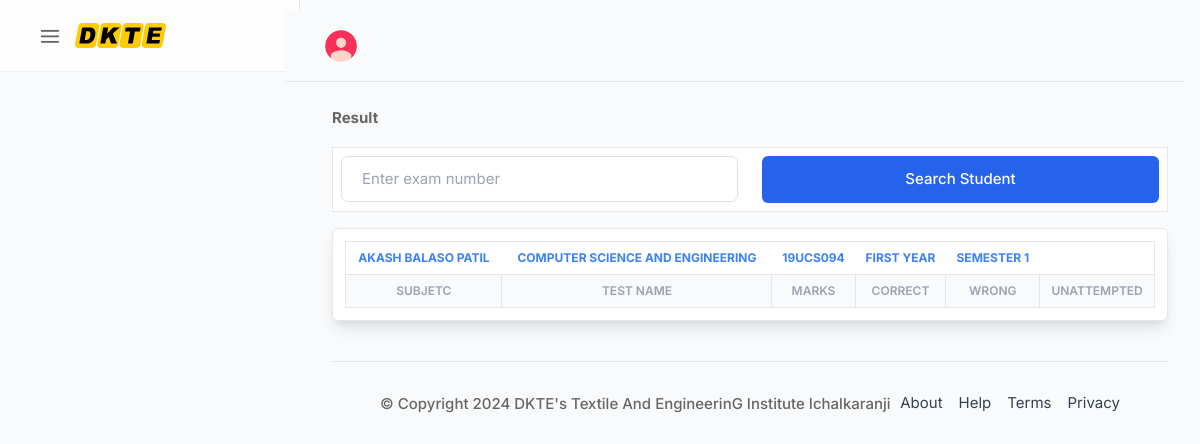
Screenshot of /institute-section/result-student.php?student=19UCS094 (signed in) with the database file from the repository.
### tables this page shows
CREATE TABLE `students` (
  `id` int(10) NOT NULL,
  `fname` varchar(100) NOT NULL,
  `mname` varchar(100) NOT NULL,
  `lname` varchar(100) NOT NULL,
  `email` varchar(100) NOT NULL,
  `dob` varchar(100) NOT NULL,
  `dept_id` varchar(100) NOT NULL,
  `year_id` varchar(100) NOT NULL,
  `sem_id` varchar(100) NOT NULL,
  `exam_num` varchar(100) NOT NULL,
  `password` varchar(250) NOT NULL,
  `student_id` varchar(100) NOT NULL
);

CREATE TABLE `departments` (
  `id` int(10) NOT NULL,
  `dept_id` varchar(250) NOT NULL,
  `dept_name` varchar(250) NOT NULL
);

CREATE TABLE `class_years` (
  `id` int(10) NOT NULL,
  `year_id` varchar(250) NOT NULL,
  `year_name` varchar(250) NOT NULL
);

CREATE TABLE `semesters` (
  `id` int(10) NOT NULL,
  `sem_id` varchar(100) NOT NULL,
  `sem_name` varchar(250) NOT NULL
);

### institute-section/result-student.php (the view, shortened to what this page needs)
<?php
include("connection.php");
?>
<!DOCTYPE html>
<html lang="en">
<head>
    <?php include("css.php"); ?>
</head>
<body>
    <div id="wrapper" class="is-verticle">
        <?php include("header.php"); ?>
        <div class="main_content">
            <div class="lg:p-8 p-5">
                <p class="font-bold"> Result </p>
                <form action="" method="GET" class="grid sm:grid-cols-2 gap-x-6 gap-y-4 mt-4 bg-white p-2 border">
                    <div>
                        <input type="text" class="with-border" name="student" placeholder="Enter exam number">
                    </div>
                    <div>
                        <button style="width:100%" type="submit" name="submit" id="submit" class="bg-blue-600 text-white flex font-medium items-center justify-center py-3 rounded-md hover:text-white">
                            Search Student
                        </button>
                    </div>
                </form>
                <div class="mt-4 w-full mx-auto bg-white shadow-lg rounded-md border border-gray-200">
                    <?php
                    if (isset($_GET['student'])) {
                        $roll = $_GET['student'];
                        $query = "SELECT * FROM students WHERE exam_num='$roll'";
                        $results = $db->query($query);
                        $rows = $results->fetch_array();
                        $fname = $rows['fname'];
                        $mname = $rows['mname'];
                        $lname = $rows['lname'];
                        $year = $rows['year_id'];
                        $dept = $rows['dept_id'];
                        $sem = $rows['sem_id'];
                        $sqld = "SELECT dept_name FROM departments WHERE dept_id = '$dept' ";
                        $sql_rund = $db->query($sqld);
                        $rowsd = $sql_rund->fetch_assoc();
                        $dn = $rowsd['dept_name'];
                        $sqly = "SELECT year_name FROM class_years WHERE  year_id = '$year' ";
                        $sql_runy = $db->query($sqly);
                        $rowsy = $sql_runy->fetch_assoc();
                        $yn = $rowsy['year_name'];
                        $sqls = "SELECT sem_name FROM semesters WHERE sem_id = '$sem' ";
                        $sql_runs = $db->query($sqls);
                        $rowss = $sql_runs->fetch_assoc();
                        $sn = $rowss['sem_name'];
                    ?>
                        <div class="p-3">
                            <div class="overflow-x-auto no-scrollbar">
                                <table class="table-auto w-full no-scrollbar border">
                                    <thead class="text-xs font-semibold uppercase">
                                        <tr>
                                            <th class="p-2 whitespace-nowrap ">
                                                <div class="text-center text-blue-500 font-bold"><?php echo $fname . " " . $mname . " " . $lname ?></div>
                                            </th>
                                            <th class="p-2 whitespace-nowrap ">
                                                <div class="text-center text-blue-500 font-bold"><?php echo $dn ?></div>
                                            </th>
                                            <th class="p-2 whitespace-nowrap ">
                                                <div class="text-center text-blue-500 font-bold"><?php echo $roll ?></div>
                                            </th>
                                            <th class="p-2 whitespace-nowrap ">
                                                <div class="text-center text-blue-500 font-bold"><?php echo $yn ?></div>
                                            </th>
                                            <th class="p-2 whitespace-nowrap ">
                                                <div class="text-center text-blue-500 font-bold"><?php echo $sn ?></div>
                                            </th>
                                        </tr>
                                        <tr class="text-gray-400 bg-gray-50">
                                            <th class="p-2 whitespace-nowrap border">
                                                <div class="font-semibold text-center">Subjetc</div>
                                            </th>
                                            <th class="p-2 whitespace-nowrap border">
                                                <div class="font-semibold text-center">Test Name</div>
                                            </th>
                                            <th class="p-2 whitespace-nowrap border">
                                                <div class="font-semibold text-center">Marks</div>
                                            </th>
                                            <th class="p-2 whitespace-nowrap border">
                                                <div class="font-semibold text-center">Correct</div>
                                            </th>
                                            <th class="p-2 whitespace-nowrap border">
                                                <div class="font-semibold text-center">Wrong</div>
                                            </th>
                                            <th class="p-2 whitespace-nowrap border">
                                                <div class="font-semibold text-center">UnAttempted</div>
                                            </th>
                                        </tr>
                                    </thead>
                                </table>
                            </div>
                        <?php
                    }
                        ?>
                        </div>
                        </div>
                <?php include("footer.php"); ?>
            </div>
        </div>
</body>
</html>

### rows the page displays
students: fname "AKASH", mname "BALASO", lname "PATIL"
departments: dept_name "COMPUTER SCIENCE AND ENGINEERING"
class_years: year_name "FIRST YEAR"
semesters: sem_name "SEMESTER 1"

### other values shown
$roll "19UCS094"
$college "DKTE's Textile And EngineerinG Institute Ichalkaranji"
